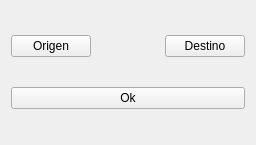
<?xml version="1.0" encoding="UTF-8"?>
<ui version="4.0">
 <class>select_mode_client</class>
 <widget class="QWidget" name="select_mode_client">
  <property name="geometry">
   <rect>
    <x>0</x>
    <y>0</y>
    <width>256</width>
    <height>145</height>
   </rect>
  </property>
  <property name="windowTitle">
   <string>Form</string>
  </property>
  <layout class="QGridLayout" name="gridLayout">
   <item row="0" column="0">
    <layout class="QHBoxLayout" name="horizontalLayout">
     <item>
      <widget class="QPushButton" name="pushButton">
       <property name="text">
        <string>Origen</string>
       </property>
      </widget>
     </item>
     <item>
      <spacer name="horizontalSpacer">
       <property name="orientation">
        <enum>Qt::Horizontal</enum>
       </property>
       <property name="sizeHint" stdset="0">
        <size>
         <width>58</width>
         <height>20</height>
        </size>
       </property>
      </spacer>
     </item>
     <item>
      <widget class="QPushButton" name="pushButton_2">
       <property name="text">
        <string>Destino</string>
       </property>
      </widget>
     </item>
    </layout>
   </item>
   <item row="1" column="0">
    <widget class="QPushButton" name="Ok">
     <property name="text">
      <string>Ok</string>
     </property>
    </widget>
   </item>
  </layout>
 </widget>
 <resources/>
 <connections/>
</ui>
